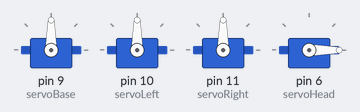
A program run on a simulated Arduino Uno, built with avr-gcc and run on an emulated ATmega328P. Parts: 4 × servo.

Above: at 0.05 s.
At 2.0 s:
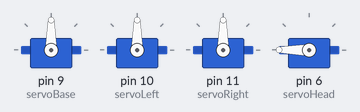
Timing chart, 0 to 6.9 s (numbered marks = the images above):
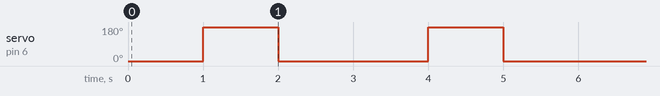

Measured:
- by itself, servo on pin 6 (servoHead): alternates 180° for 1.0 s and 0° for 2.0 s

The program:

main.cpp
```cpp
#include <Arduino.h>
#include <Servo.h>


Servo servoBase;  // create servo object to control a servo
Servo servoLeft;  // create servo object to control a servo
Servo servoRight;  // create servo object to control a servo
Servo servoHead;  // create servo object to control a servo
// twelve servo objects can be created on most boards

void MoveServo(int servo, int angle)
{
  switch (servo)
  {
    case 0:
      servoBase.write(angle);
      break;
    case 1:
      servoLeft.write(angle);
      break;
    case 2:
      servoRight.write(angle);
      break;
    case 3:
      servoHead.write(angle);
      break;
    default:
      servoHead.write(angle);
  }
}


#define SERVO_BASE 0
#define SERVO_LEFT 1
#define SERVO_RIGHT 2
#define SERVO_HEAD 3


void setup() {
  servoBase.attach(9);  // attaches the servo on pin 9 to the servo object
  servoLeft.attach(10);  // attaches the servo on pin 10 to the servo object
  servoRight.attach(11);  // attaches the servo on pin 11 to the servo object
  servoHead.attach(6);  // attaches the servo on pin 12 to the servo object
}

void loop() {
  //delay(1000);
  MoveServo(SERVO_HEAD,0);
  delay(1000);
  MoveServo(SERVO_HEAD,180);
  delay(1000);
  MoveServo(SERVO_HEAD,0);
  delay(1000);
  /*MoveServo(9,0);
  delay(1000);
  MoveServo(9,180);
  delay(1000);
  MoveServo(9,0);
  delay(1000);*/
  /*MoveServo(SERVO_BASE,100);
  delay(1000);
  MoveServo(SERVO_BASE,120);
  delay(500);
  MoveServo(SERVO_BASE,100);
  delay(1000);
  MoveServo(SERVO_BASE,80);
  delay(500);
  MoveServo(SERVO_BASE,60);
  delay(500);
  MoveServo(SERVO_BASE,40);
  delay(500);
  MoveServo(SERVO_BASE,20);
  delay(500);
  MoveServo(SERVO_BASE,0);
  delay(500);
  MoveServo(SERVO_BASE,20);
  delay(500);
  MoveServo(SERVO_BASE,40);
  delay(500);
  MoveServo(SERVO_BASE,60);
  delay(500);
  MoveServo(SERVO_BASE,80);
  delay(2000);*/


}
```
